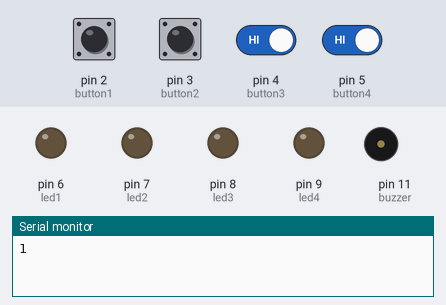
A sketch run on a simulated Arduino Uno, built with avr-gcc and run on an emulated ATmega328P. Parts: output pins drawn as LEDs (lit = HIGH), buzzer (waves = sounding), the last lines printed to the serial monitor. Dashed ring = blinking. The test bench sets the inputs (shaded band); at power-on: pin 2 (button1), pin 3 (button2), pin 4 (button3), pin 5 (button4) HIGH. Random numbers use the default seed unless the sketch sets one.

Above: at 3.55 s.
3.6 s: pin 2 (button1) pulled LOW for 0.15 s
At 3.7 s:
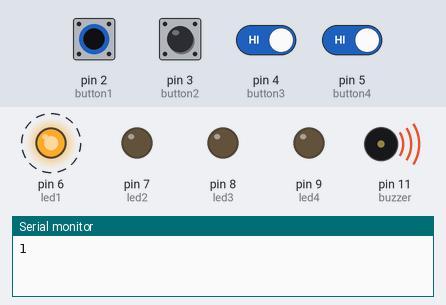
6.7 s: pin 3 (button2) pulled LOW for 0.15 s
At 8.6 s:
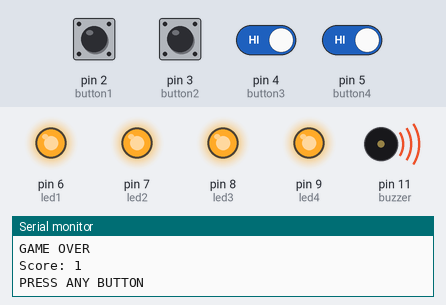
9.8 s: pin 4 (button3) driven LOW and pin 5 (button4) driven LOW
At 11.5 s:
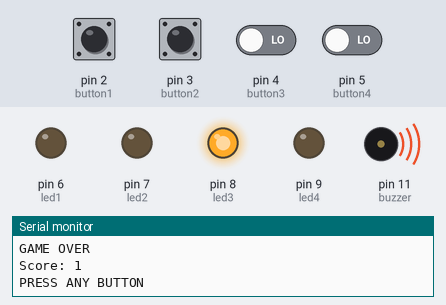
12.8 s: pin 4 (button3) driven HIGH
At 14.1 s:
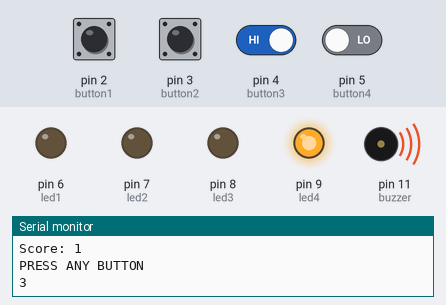
15.7 s: pin 5 (button4) driven HIGH
At 15.85 s:
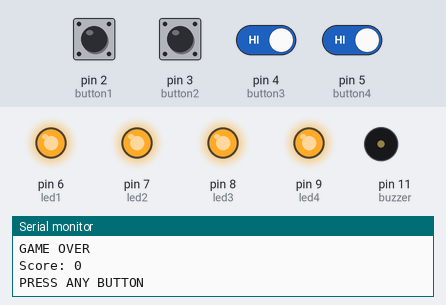
18.7 s: pin 5 (button4) driven LOW
At 21.1 s:
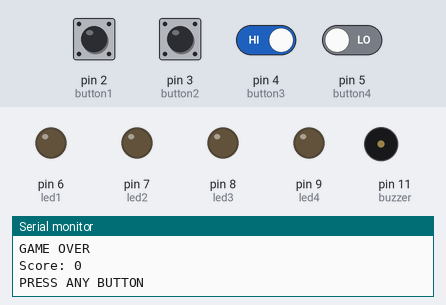
Timing chart, 0 to 22.6 s (numbered marks = the images above; inputs shaded):
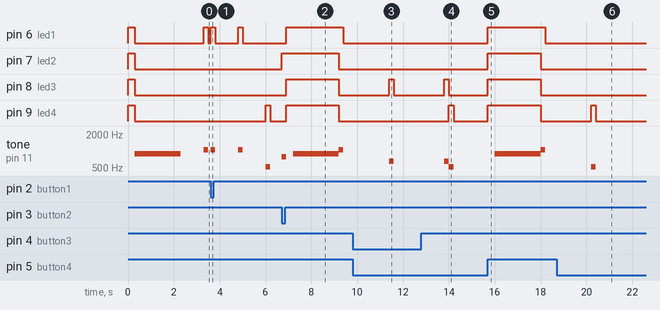

The sketch:

sketch_sep15a.ino
```cpp
int led1 = 6;
int led2 = 7;
int led3 = 8;
int led4 = 9;
int leds[] = {led1, led2,led3,led4};
bool gameOver = false;
int sequence[100];
int level = 1;

int button1 = 2;
int button2 = 3;
int button3 = 4;
int button4 = 5;


int color;

const int buzzer = 11;


void setup() {
  pinMode(led1, OUTPUT);
  pinMode(led2, OUTPUT);
  pinMode(led3, OUTPUT);
  pinMode(led4, OUTPUT);

  pinMode(button1, INPUT_PULLUP);
  pinMode(button2, INPUT_PULLUP);
  pinMode(button3, INPUT_PULLUP);
  pinMode(button4, INPUT_PULLUP);

  pinMode(buzzer,OUTPUT);
  randomSeed(analogRead(A0));

  for (int i = 0; i < 4; i++) {
    digitalWrite(leds[i], HIGH);
   }
  delay(300);
  for (int i = 0; i < 4; i++) {
    digitalWrite(leds[i], LOW);
   }


  Serial.begin(9600);
  tone(buzzer, 900);
  delay(2000);
  noTone(buzzer);


}

void loop() {
// random(1,5);
   if (gameOver == false) {
      sequence[level-1] = random(1,5);
      for (int i = 0; i < level; i++){
         delay(1000);
         Serial.println(sequence[i]);
         playColor(sequence[i]);
      }

      for (int i=0; i<level; i++) {
         int playerChoice = checkButton();

         while (playerChoice == 0) {
            playerChoice = checkButton();
         }


         if (level == 3) {
         gameOver = true;
         playColor(1);
         playColor(2);
         playColor(3);
         playColor(4);
         Serial.println("YOU WON!");
         Serial.println("Play Again?");
         break;
         }

         if (playerChoice == sequence[i]) {
            Serial.println("Correct!");
         } else {
            Serial.println("Wrong!");
            Serial.println("GAME OVER");
            Serial.print("Score: ");
            Serial.println(level - 1);
            Serial.println("PRESS ANY BUTTON");

            for (int i = 0; i < 4; i++) {
               digitalWrite(leds[i], HIGH);
            }
            delay(300);
            tone(buzzer, 900);
            delay(2000);
            noTone(buzzer);
            for (int i = 0; i < 4; i++) {
               digitalWrite(leds[i], LOW);
            }

            gameOver = true;
            break;
         }
      }
      if (gameOver == false) {
         level++;
      }
   }

   if (gameOver == true) {

         playColor(1);
         delay(2000);

         int restartButton = checkButton();

         if (restartButton != 0) {
            level = 1;
            gameOver = false;
         }
   }
}

void playColor (int color) {
   switch (color) {
      case 1:
         digitalWrite(led1, HIGH);
         tone(buzzer, 1047);
         delay(200);
         noTone(buzzer);
         digitalWrite(led1,LOW);
         break;
      case 2:
         digitalWrite(led2, HIGH);
         tone(buzzer, 784);
         delay(200);
         noTone(buzzer);
         digitalWrite(led2,LOW);
         break;
      case 3:
         digitalWrite(led3, HIGH);
         tone(buzzer, 659);
         delay(200);
         noTone(buzzer);
         digitalWrite(led3,LOW);
         break;
      case 4:
         digitalWrite(led4, HIGH);
         tone(buzzer, 523);
         delay(200);
         noTone(buzzer);
         digitalWrite(led4,LOW);
         break;

   }
}

int checkButton() {
   if(digitalRead(button1) == LOW) {
      playColor(1);
      while(digitalRead(button1) == LOW ) {
         delay(10);
      }

      return 1;
   }

   if(digitalRead(button2) == LOW) {
      playColor(2);
      while(digitalRead(button2) == LOW ) {
         delay(10);
      }
      return 2;
   }

   if(digitalRead(button3) == LOW) {
      playColor(3);
      while(digitalRead(button3) == LOW ) {
         delay(10);
      }
      return 3;
   }

   if(digitalRead(button4) == LOW) {
      playColor(4);
      while(digitalRead(button4) == LOW ) {
         delay(10);
      }
      return 4;
   }

   return 0;
}
```

Measured:
- after the input at 3.6 s, pin 6 (led1): alternates HIGH for 0.20 s and LOW for 1.0 s, starting at once; pin 9 (led4): LOW → HIGH after 2.4 s, → LOW 0.20 s later; tone on pin 11 (buzzer): plays 1047 Hz for 0.20 s, 1047 Hz for 0.20 s, 523 Hz for 0.20 s, starting at once
- after the input at 6.7 s, pin 6 (led1): LOW → HIGH after 0.20 s, → LOW 2.5 s later; pin 7 (led2): LOW → HIGH at once, → LOW 2.5 s later; pin 8 (led3), pin 9 (led4): LOW → HIGH after 0.20 s, → LOW 2.3 s later; tone on pin 11 (buzzer): plays 784 Hz for 0.20 s, 900 Hz for 2.0 s, 1047 Hz for 0.20 s, starting at once
- after the input at 9.8 s, pin 8 (led3): LOW → HIGH after 1.6 s, → LOW 0.20 s later
- after the input at 12.8 s, pin 8 (led3): LOW → HIGH after 1.0 s, → LOW 0.20 s later; pin 9 (led4): LOW → HIGH after 1.2 s, → LOW 0.20 s later; tone on pin 11 (buzzer): silent → 659 Hz after 1.0 s, → 523 Hz 0.20 s later, → silent 0.20 s later
- after the input at 15.7 s, pin 6 (led1): LOW → HIGH at once, → LOW 2.5 s later; pin 7 (led2), pin 8 (led3), pin 9 (led4): LOW → HIGH at once, → LOW 2.3 s later; tone on pin 11 (buzzer): silent → 900 Hz after 0.30 s, → 1047 Hz 2.0 s later, → silent 0.20 s later
- after the input at 18.7 s, pin 9 (led4): LOW → HIGH after 1.5 s, → LOW 0.20 s later
